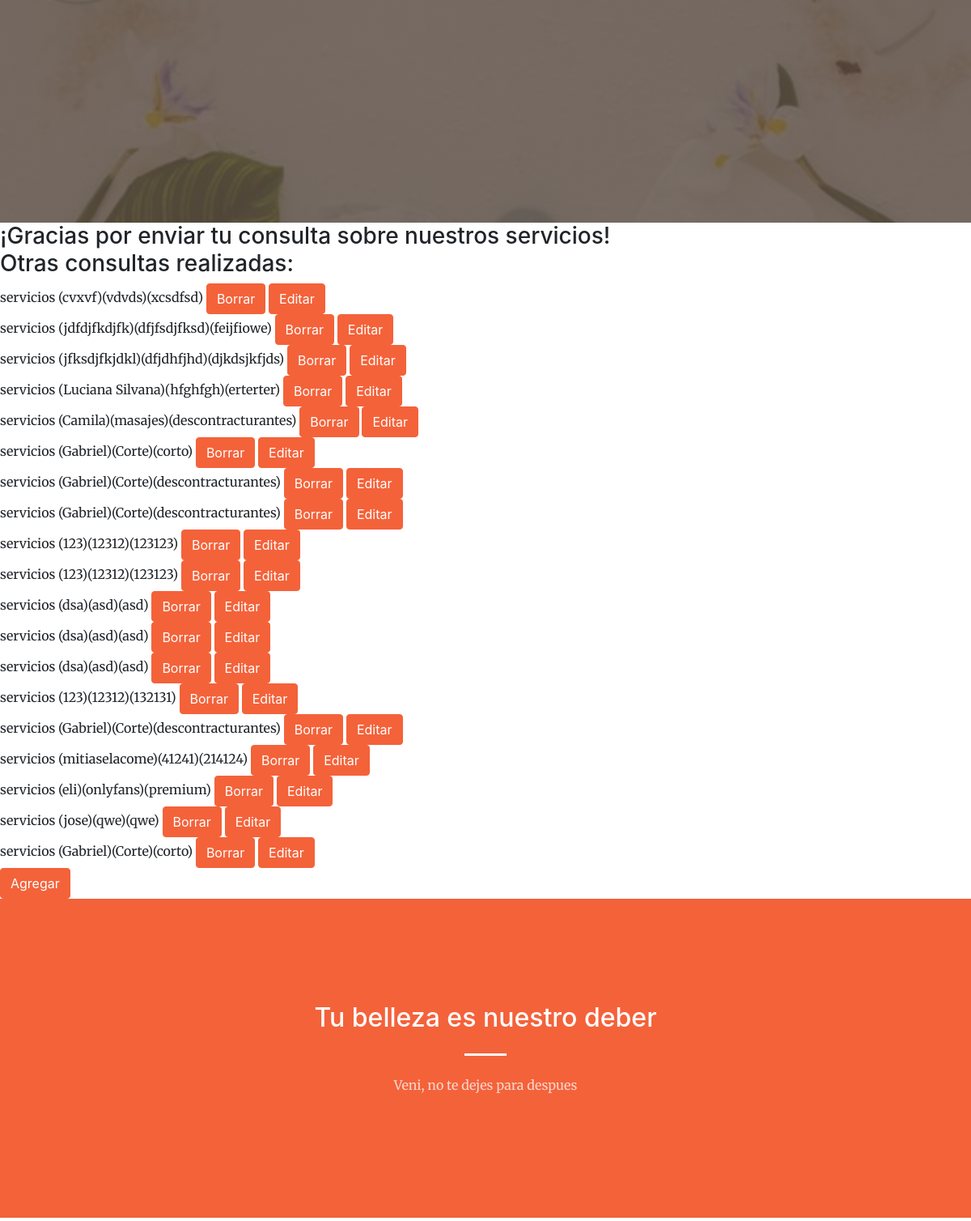
/inicio/servicios (middle part), run on an earlier commit of the app's database.
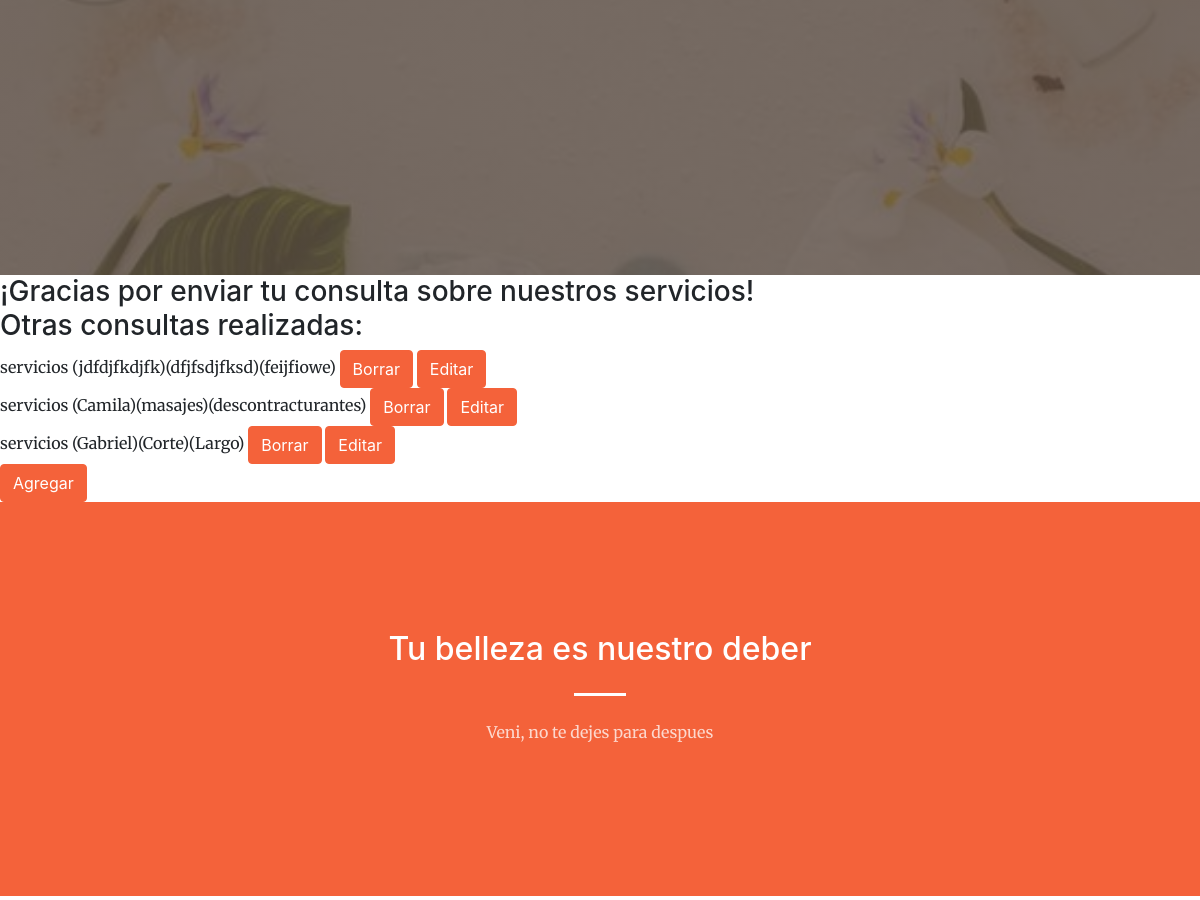
And on a later commit of the database.
### AppCoder/models.py (models this page shows)
class Servicios(Model):
    nombre = CharField(max_length=40)
    servicio = CharField(max_length=40)
    detalleDeServicio = CharField(max_length=40)
    def __str__ (self) -> str: #formulario
        return f'servicios ({self.nombre})({self.servicio})({self.detalleDeServicio})'

### AppCoder/views.py (the view)
# urls.py: path('servicios', ServiciosListView.as_view(), name='servicios'),
class ServiciosListView(AvatarView, ListView):
     model =  Servicios
     template_name = "AppCoder/servicios.html"
     context_object_name = 'servicios'

### AppCoder/views.py (called while the page is built)
      def get_context_data(self, **kwargs):
          contexto = super().get_context_data(**kwargs)
          if self.request.user.is_authenticated:
              contexto['avatar_url'] = Avatar.objects.filter(user=self.request.user).last().imagen.url
          return contexto

### templates/AppCoder/servicios.html (shortened to what this page needs)
{% extends 'AppCoder/padre.html' %}
{% block contenidoQueCambia %}
    <h3> ¡Gracias por enviar tu consulta sobre nuestros servicios!
    <br>
    Otras consultas realizadas:
    <br>
    </h3>
    {% for servicios in servicios %}
         {{ servicios }}
         <a class="btn btn-primary" href="{% url 'servicios_delete' servicios.id %}">Borrar</a>
         <a class="btn btn-primary" href="{% url 'servicios_update' servicios.id %}">Editar</a>
          <br>
    {% endfor %}
    <a class="btn btn-primary" href="{% url 'servicios_formulario' %}">Agregar</a>
{% endblock %}

What changed in the data, as far as the page shows it:
removed Servicios: nombre+servicio+detalleDeServicio "servicios (cvxvf)(vdvds)(xcsdfsd)"
removed Servicios: nombre+servicio+detalleDeServicio "servicios (jfksdjfkjdkl)(dfjdhfjhd)(djkdsjkfjds)"
removed Servicios: nombre+servicio+detalleDeServicio "servicios (Luciana Silvana)(hfghfgh)(erterter)"
removed Servicios: nombre+servicio+detalleDeServicio "servicios (Gabriel)(Corte)(descontracturantes)"
removed Servicios: nombre+servicio+detalleDeServicio "servicios (Gabriel)(Corte)(descontracturantes)"
removed Servicios: nombre+servicio+detalleDeServicio "servicios (123)(12312)(123123)"
removed Servicios: nombre+servicio+detalleDeServicio "servicios (123)(12312)(123123)"
removed Servicios: nombre+servicio+detalleDeServicio "servicios (dsa)(asd)(asd)"
removed Servicios: nombre+servicio+detalleDeServicio "servicios (dsa)(asd)(asd)"
removed Servicios: nombre+servicio+detalleDeServicio "servicios (dsa)(asd)(asd)"
removed Servicios: nombre+servicio+detalleDeServicio "servicios (123)(12312)(132131)"
removed Servicios: nombre+servicio+detalleDeServicio "servicios (Gabriel)(Corte)(descontracturantes)"
removed Servicios: nombre+servicio+detalleDeServicio "servicios (mitiaselacome)(41241)(214124)"
removed Servicios: nombre+servicio+detalleDeServicio "servicios (eli)(onlyfans)(premium)"
removed Servicios: nombre+servicio+detalleDeServicio "servicios (jose)(qwe)(qwe)"
removed Servicios: nombre+servicio+detalleDeServicio "servicios (Gabriel)(Corte)(corto)"
changed Servicios: nombre+servicio+detalleDeServicio "servicios (Gabriel)(Corte)(corto)" → "servicios (Gabriel)(Corte)(Largo)"
